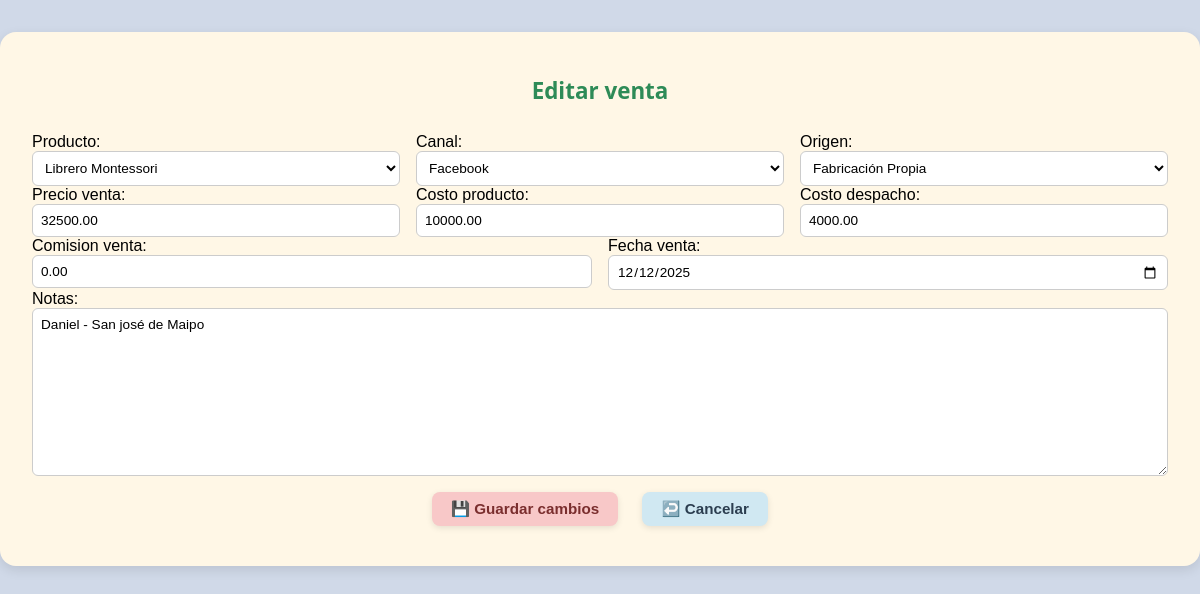
Screenshot of /ventas/40/editar/ with the database file from the repository.
### base/models.py (models this page shows, shortened)
class Venta(models.Model):
    producto = models.ForeignKey(Producto, on_delete=models.CASCADE)
    canal = models.CharField(max_length=50, choices=[
        ('instagram', 'Instagram'),
        ('facebook', 'Facebook'),
        ('mercado_libre', 'Mercado Libre'),
        ('ecommerce_vipalu', 'E-commerce Vipalú'),
        ('otro', 'Otro'),
    ])
    origen = models.CharField(
        max_length=50,
        choices=[
            ('fabricante', 'Fabricante'),
            ('propia', 'Fabricación Propia'),
        ],
        default='propia'  # ← Valor por defecto para registros existentes
    )
    fecha_venta = models.DateField()
    costo_producto = models.DecimalField(max_digits=10, decimal_places=2)
    precio_venta = models.DecimalField(max_digits=10, decimal_places=2)
    costo_despacho = models.DecimalField(max_digits=10, decimal_places=2, default=0)
    comision_venta = models.DecimalField(max_digits=10, decimal_places=2, default=0)
    notas = models.TextField(blank=True, null=True)
    VENDEDORES = [
        ('Marco', 'Marco'),
        ('Catalina', 'Catalina'),
    ]
    vendedor = models.CharField(
        max_length=100,
        choices=VENDEDORES,
        null=True,
        blank=True
    )

### base/views.py (the view)
# urls.py: path('ventas/<int:id>/editar/', views.editar_venta, name='editar_venta'),
def editar_venta(request, id):
    venta = get_object_or_404(Venta, id=id)
    if request.method == 'POST':
        form = VentaForm(request.POST, instance=venta)
        if form.is_valid():
            form.save()
            return redirect('administracion_ventas')
    else:
        form = VentaForm(instance=venta)
    return render(request, 'editar_venta.html', {'form': form, 'venta': venta})

### base/forms.py
class VentaForm(forms.ModelForm):
    class Meta:
        model = Venta
        fields = '__all__'
        widgets = {
            'fecha_venta': forms.DateInput(attrs={'type': 'date'}),
            'vendedor': forms.Select(attrs={'class': 'form-control'}),  # ✅ NUEVO
        }

### base/models.py (called while the page is built)
    def __str__(self):
        return self.nombre

### base/templates/editar_venta.html (shortened to what this page needs)
{% block content %}
<div class="formulario-ventas">
    <h2>Editar venta</h2>
    <form method="POST">
        <div class="fila-formulario">
            <div>{{ form.producto.label_tag }}{{ form.producto }}</div>
            <div>{{ form.canal.label_tag }}{{ form.canal }}</div>
            <div>{{ form.origen.label_tag }}{{ form.origen }}</div>
        </div>
        <div class="fila-formulario">
            <div>{{ form.precio_venta.label_tag }}{{ form.precio_venta }}</div>
            <div>{{ form.costo_producto.label_tag }}{{ form.costo_producto }}</div>
            <div>{{ form.costo_despacho.label_tag }}{{ form.costo_despacho }}</div>
        </div>
        <div class="fila-formulario">
            <div>{{ form.comision_venta.label_tag }}{{ form.comision_venta }}</div>
            <div>{{ form.fecha_venta.label_tag }}{{ form.fecha_venta }}</div>
        </div>
        <div class="fila-formulario">
            <div style="flex: 1 1 100%;">{{ form.notas.label_tag }}{{ form.notas }}</div>
        </div>
        <div class="botones-horizontal">
            <button type="submit" class="boton-registro">💾 Guardar cambios</button>
            <a href="{% url 'administracion_ventas' %}" class="boton-cancelar">↩️ Cancelar</a>
        </div>
    </form>
</div>
{% endblock %}

### base/templates/editar_venta.html (style rules this page uses)
.formulario-ventas { background-color: #fff7e6; padding: 1.5rem 2rem; border-radius: 16px; box-shadow: 0 4px 12px rgba(0,0,0,0.1); max-width: 1200px; margin: 2rem auto; display: flex; flex-direction: column; gap: 1.2rem; }
.formulario-ventas h2 { text-align: center; color: #2E8B57; font-family: 'Segoe UI', sans-serif; font-size: 1.4rem; margin-bottom: 0.5rem; }
.fila-formulario { display: flex; gap: 1rem; flex-wrap: wrap; justify-content: space-between; }
.fila-formulario > div { flex: 1 1 200px; }
.formulario-ventas input, .formulario-ventas select, .formulario-ventas textarea { width: 100%; padding: 0.5rem; border: 1px solid #ccc; border-radius: 6px; font-size: 0.85rem; font-family: 'Quicksand', sans-serif; background-color: #ffffff; }
.botones-horizontal { display: flex; justify-content: center; gap: 1.5rem; margin-top: 1rem; }
.boton-registro { background-color: #f8c8c8; color: #7a2e2e; padding: 0.5rem 1.2rem; border: none; border-radius: 8px; font-weight: bold; font-size: 0.95rem; cursor: pointer; transition: background-color 0.3s ease; box-shadow: 0 2px 6px rgba(0,0,0,0.1); }
.boton-cancelar { background-color: #d0e8f2; color: #2c3e50; padding: 0.5rem 1.2rem; border: none; border-radius: 8px; font-weight: bold; font-size: 0.95rem; cursor: pointer; transition: background-color 0.3s ease; box-shadow: 0 2px 6px rgba(0,0,0,0.1); text-decoration: none; display: inline-block; }

### rows the page displays
Venta: producto "Librero Montessori", canal "Facebook", origen "Fabricación Propia", precio_venta "32500.00", costo_producto "10000.00", costo_despacho "4000.00", comision_venta "0.00", fecha_venta "12/12/2025", notas "Daniel - San josé de Maipo"
